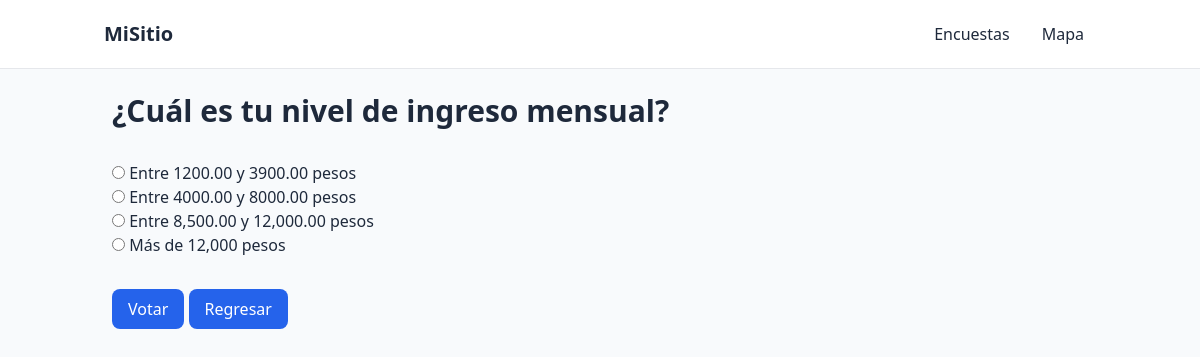
Page /polls/3/ on the committed database.
### polls/models.py (models this page shows, shortened)
class Pregunta(models.Model):
    pregunta_ds = models.CharField(max_length=200)
    publicacion_fh = models.DateTimeField("fecha publicacion")

class Respuesta(models.Model):
    pregunta = models.ForeignKey(Pregunta, on_delete=models.CASCADE)
    respuesta_ds = models.CharField(max_length= 200)
    votos = models.IntegerField(default=0)

### polls/views.py (the view)
# urls.py: path("<int:pregunta_id>/", views.detalle, name="detalle"),
def detalle(request, pregunta_id):
    pregunta = get_object_or_404(Pregunta, pk=pregunta_id)
    return render(request, "polls/detalle.html",{"pregunta":pregunta})

### polls/templates/polls/detalle.html (shortened to what this page needs)
{% extends "base.html" %}
{% block content %}
<sections>
    <form action="{% url 'polls:votacion' pregunta.id %}"method="post">
        <fieldset class="pb-8">
            <legend> <h1 class="text-3xl font-bold pb-8 ">{{ pregunta.pregunta_ds}}</h1> </legend>
            {% for respuesta in pregunta.respuesta_set.all %}
              <span class="space-y-4">
                <input  type="radio" name="respuesta" id="respuesta{{forloop.counter}}" value="{{respuesta.id}}" />
                <label for="respuesta{{forloop.counter}}">{{respuesta.respuesta_ds}} </label><br/>
              </span>
            {% endfor %}
        </fieldset>
        <input type="submit" value="Votar"
               class="inline-flex items-center rounded-lg bg-blue-600 px-4 py-2 font-medium text-white hover:bg-blue-700"/>
         <a class="inline-flex items-center rounded-lg bg-blue-600 px-4 py-2 font-medium text-white hover:bg-blue-700 "
       href="{%url 'polls:inicio' %}">Regresar</a>
    </form>
</sections>
{% endblock %}

### rows in the picture
Pregunta: pregunta_ds "¿Cuál es tu nivel de ingreso mensual?"
Respuesta: respuesta_ds "Entre 1200.00 y 3900.00 pesos"
Respuesta: respuesta_ds "Entre 4000.00 y 8000.00 pesos"
Respuesta: respuesta_ds "Entre 8,500.00 y 12,000.00 pesos"
Respuesta: respuesta_ds "Más de 12,000 pesos"
